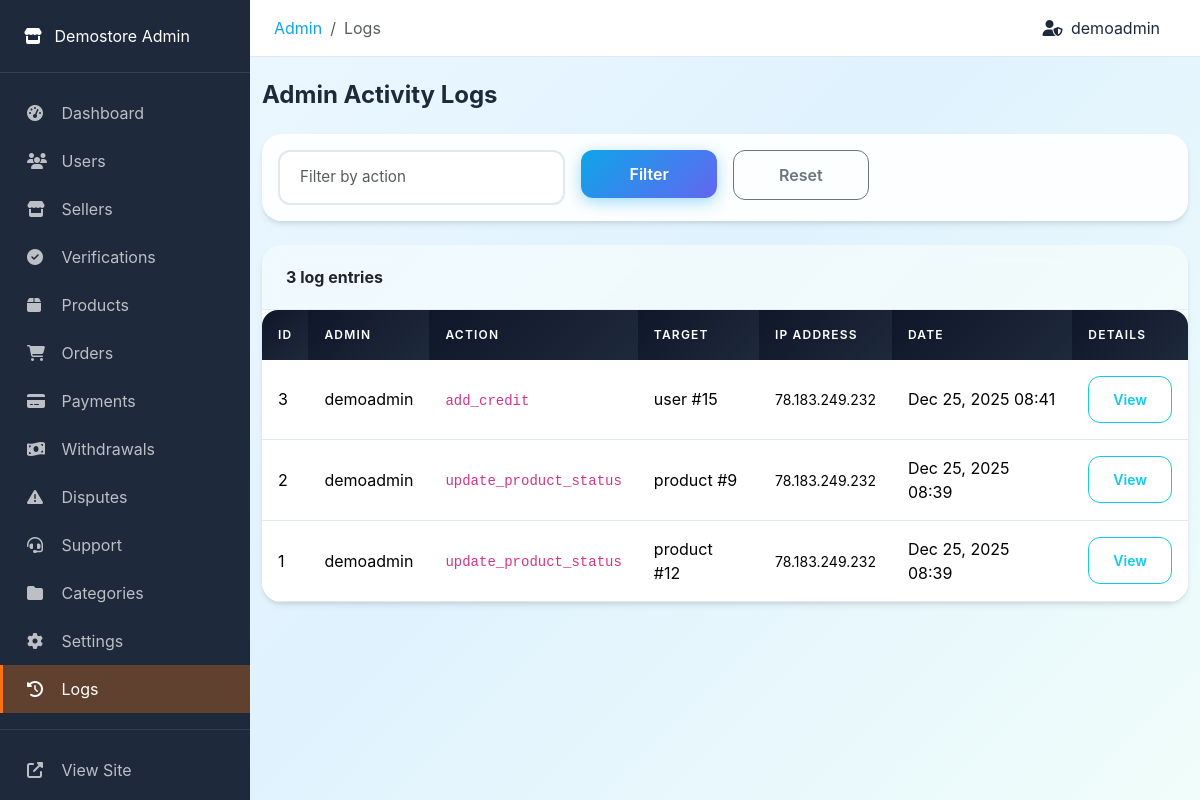
Screenshot of /admin/logs.php (signed in) with the database file from the repository.
### tables this page shows
CREATE TABLE `users` (
  `id` int(10) UNSIGNED NOT NULL,
  `username` varchar(50) NOT NULL,
  `email` varchar(100) NOT NULL,
  `password` varchar(255) NOT NULL,
  `role` enum('admin','seller','buyer') NOT NULL DEFAULT 'buyer',
  `status` enum('active','suspended','banned') NOT NULL DEFAULT 'active',
  `avatar` varchar(255) DEFAULT NULL,
  `created_at` timestamp NOT NULL DEFAULT current_timestamp(),
  `updated_at` timestamp NOT NULL DEFAULT current_timestamp() ON UPDATE current_timestamp(),
  `last_login` timestamp NULL DEFAULT NULL
);

CREATE TABLE `admin_logs` (
  `id` int(10) UNSIGNED NOT NULL,
  `admin_id` int(10) UNSIGNED NOT NULL,
  `action` varchar(100) NOT NULL,
  `target_type` varchar(50) DEFAULT NULL,
  `target_id` int(10) UNSIGNED DEFAULT NULL,
  `old_value` longtext DEFAULT NULL CHECK (json_valid(`old_value`)),
  `new_value` longtext DEFAULT NULL CHECK (json_valid(`new_value`)),
  `ip_address` varchar(45) DEFAULT NULL,
  `user_agent` varchar(255) DEFAULT NULL,
  `created_at` timestamp NOT NULL DEFAULT current_timestamp()
);

### includes/functions.php (called while the page is built, shortened)
<?php
function sanitize($input) {
    return htmlspecialchars(trim($input), ENT_QUOTES, 'UTF-8');
}
function clean($input) {
    return trim($input);
}
function isLoggedIn() {
    return isset($_SESSION['user_id']) && !empty($_SESSION['user_id']);
}
function getCurrentUserId() {
    return $_SESSION['user_id'] ?? null;
}
function getCurrentUser() {
    return db()->fetch("SELECT * FROM users WHERE id = ?", [getCurrentUserId()]);
}
function formatDateTime($date, $format = 'M d, Y H:i') {
    return date($format, strtotime($date));
}
function paginate($totalItems, $currentPage, $perPage = ITEMS_PER_PAGE) {
    $totalPages = ceil($totalItems / $perPage);
    $currentPage = max(1, min($currentPage, $totalPages));
    $offset = ($currentPage - 1) * $perPage;
    return [
        'total_items' => $totalItems,
        'total_pages' => $totalPages,
        'current_page' => $currentPage,
        'per_page' => $perPage,
        'offset' => $offset,
        'has_prev' => $currentPage > 1,
        'has_next' => $currentPage < $totalPages
    ];
}

### config/database.php (called while the page is built, shortened)
<?php
class Database {
    private static $instance = null;
    private $connection;
    private function __construct() {
        try {
            $dsn = "mysql:host=" . DB_HOST . ";dbname=" . DB_NAME . ";charset=" . DB_CHARSET;
            $options = [
                PDO::ATTR_ERRMODE => PDO::ERRMODE_EXCEPTION,
                PDO::ATTR_DEFAULT_FETCH_MODE => PDO::FETCH_ASSOC,
                PDO::ATTR_EMULATE_PREPARES => false,
                PDO::MYSQL_ATTR_INIT_COMMAND => "SET NAMES " . DB_CHARSET
            ];
            $this->connection = new PDO($dsn, DB_USER, DB_PASS, $options);
        } catch (PDOException $e) {
            error_log("Database Connection Error: " . $e->getMessage());
            die("Database connection failed. Please try again later.");
        }
    }
    public static function getInstance() {
        if (self::$instance === null) {
            self::$instance = new self();
        }
        return self::$instance;
    }
    public function query($sql, $params = []) {
        try {
            $stmt = $this->connection->prepare($sql);
            $stmt->execute($params);
            return $stmt;
        } catch (PDOException $e) {
            error_log("Query Error: " . $e->getMessage() . " | SQL: " . $sql);
            throw $e;
        }
    }
    public function fetch($sql, $params = []) {
        return $this->query($sql, $params)->fetch();
    }
    public function fetchAll($sql, $params = []) {
        return $this->query($sql, $params)->fetchAll();
    }
}
function db() {
    return Database::getInstance();
}

### admin/logs.php (the view, shortened to what this page needs)
<?php
$page = max(1, (int) ($_GET['page'] ?? 1));
$actionFilter = clean($_GET['action'] ?? '');
$where = "1=1";
$params = [];
$totalLogs = db()->fetch("SELECT COUNT(*) as count FROM admin_logs al WHERE {$where}", $params)['count'];
$pagination = paginate($totalLogs, $page, 50);
$logs = db()->fetchAll("
    SELECT al.*, u.username as admin_username
    FROM admin_logs al
    JOIN users u ON al.admin_id = u.id
    WHERE {$where}
    ORDER BY al.created_at DESC
    LIMIT {$pagination['per_page']} OFFSET {$pagination['offset']}
", $params);
require_once __DIR__ . '/header.php';
?>
<div class="container-fluid py-4">
    <h4 class="fw-bold mb-4">Admin Activity Logs</h4>
    <div class="card mb-4">
        <div class="card-body">
            <form method="GET" action="" class="row g-3">
                <div class="col-md-4">
                    <input type="text" class="form-control" name="action" placeholder="Filter by action"
                           value="<?= sanitize($actionFilter) ?>">
                </div>
                <div class="col-md-2">
                    <button type="submit" class="btn btn-primary w-100">Filter</button>
                </div>
                <div class="col-md-2">
                    <a href="<?= BASE_URL ?>/xadmincp11/logs.php" class="btn btn-outline-secondary w-100">Reset</a>
                </div>
            </form>
        </div>
    </div>
    <div class="card">
        <div class="card-header">
            <span><?= number_format($totalLogs) ?> log entries</span>
        </div>
        <div class="card-body p-0">
            <div class="table-responsive">
                <table class="table table-hover mb-0">
                    <thead>
                        <tr>
                            <th>ID</th>
                            <th>Admin</th>
                            <th>Action</th>
                            <th>Target</th>
                            <th>IP Address</th>
                            <th>Date</th>
                            <th>Details</th>
                        </tr>
                    </thead>
                    <tbody>
                        <?php foreach ($logs as $log): ?>
                            <tr>
                                <td><?= $log['id'] ?></td>
                                <td><?= sanitize($log['admin_username']) ?></td>
                                <td><code><?= sanitize($log['action']) ?></code></td>
                                <td>
                                    <?php if ($log['target_type']): ?>
                                        <?= sanitize($log['target_type']) ?> #<?= $log['target_id'] ?>
                                    <?php else: ?>
                                        -
                                    <?php endif; ?>
                                </td>
                                <td><small><?= sanitize($log['ip_address']) ?></small></td>
                                <td><?= formatDateTime($log['created_at']) ?></td>
                                <td>
                                    <?php if ($log['new_value']): ?>
                                        <button type="button" class="btn btn-sm btn-outline-info"
                                                data-bs-toggle="modal" data-bs-target="#logModal<?= $log['id'] ?>">
                                            View
                                        </button>
                                    <?php else: ?>
                                        -
                                    <?php endif; ?>
                                </td>
                            </tr>
                        <?php endforeach; ?>
                    </tbody>
                </table>
            </div>
        </div>
    </div>
</div>
<?php require_once __DIR__ . '/footer.php'; ?>

### admin/header.php (shortened to what this page needs)
<?php
$currentUser = getCurrentUser();
?>
<!DOCTYPE html>
<html lang="en">
<head>
    <link href="https://cdn.jsdelivr.net/npm/bootstrap@5.3.2/dist/css/bootstrap.min.css" rel="stylesheet">
    <link href="https://cdnjs.cloudflare.com/ajax/libs/font-awesome/6.4.2/css/all.min.css" rel="stylesheet">
    <link href="<?= ASSETS_URL ?>/css/style.css" rel="stylesheet">
</head>
<body>
    <div class="admin-wrapper">
        <aside class="admin-sidebar">
            <div class="brand">
                <a href="<?= BASE_URL ?>/admin/" class="text-white text-decoration-none">
                    <i class="fas fa-store me-2"></i>
                    <span><?= PLATFORM_NAME ?> Admin</span>
                </a>
            </div>
            <nav class="nav flex-column py-3">
                <a class="nav-link <?= basename($_SERVER['PHP_SELF']) === 'index.php' ? 'active' : '' ?>" href="<?= BASE_URL ?>/admin/">
                    <i class="fas fa-tachometer-alt"></i>
                    <span>Dashboard</span>
                </a>
                <a class="nav-link <?= basename($_SERVER['PHP_SELF']) === 'users.php' ? 'active' : '' ?>" href="<?= BASE_URL ?>/admin/users.php">
                    <i class="fas fa-users"></i>
                    <span>Users</span>
                </a>
                <a class="nav-link <?= basename($_SERVER['PHP_SELF']) === 'sellers.php' ? 'active' : '' ?>" href="<?= BASE_URL ?>/admin/sellers.php">
                    <i class="fas fa-store"></i>
                    <span>Sellers</span>
                </a>
                <a class="nav-link <?= basename($_SERVER['PHP_SELF']) === 'verifications.php' ? 'active' : '' ?>" href="<?= BASE_URL ?>/admin/verifications.php">
                    <i class="fas fa-check-circle"></i>
                    <span>Verifications</span>
                </a>
                <a class="nav-link <?= basename($_SERVER['PHP_SELF']) === 'products.php' ? 'active' : '' ?>" href="<?= BASE_URL ?>/admin/products.php">
                    <i class="fas fa-box"></i>
                    <span>Products</span>
                </a>
                <a class="nav-link <?= basename($_SERVER['PHP_SELF']) === 'orders.php' ? 'active' : '' ?>" href="<?= BASE_URL ?>/admin/orders.php">
                    <i class="fas fa-shopping-cart"></i>
                    <span>Orders</span>
                </a>
                <a class="nav-link <?= basename($_SERVER['PHP_SELF']) === 'payments.php' ? 'active' : '' ?>" href="<?= BASE_URL ?>/admin/payments.php">
                    <i class="fas fa-credit-card"></i>
                    <span>Payments</span>
                </a>
                <a class="nav-link <?= basename($_SERVER['PHP_SELF']) === 'withdrawals.php' ? 'active' : '' ?>" href="<?= BASE_URL ?>/admin/withdrawals.php">
                    <i class="fas fa-money-bill-wave"></i>
                    <span>Withdrawals</span>
                </a>
                <a class="nav-link <?= basename($_SERVER['PHP_SELF']) === 'disputes.php' ? 'active' : '' ?>" href="<?= BASE_URL ?>/admin/disputes.php">
                    <i class="fas fa-exclamation-triangle"></i>
                    <span>Disputes</span>
                </a>
                  <a class="nav-link <?= basename($_SERVER['PHP_SELF']) === 'support.php' ? 'active' : '' ?>" href="<?= BASE_URL ?>/admin/support.php">
                    <i class="fas fa-headset"></i>
                    <span>Support</span>
                </a>
                <a class="nav-link <?= basename($_SERVER['PHP_SELF']) === 'categories.php' ? 'active' : '' ?>" href="<?= BASE_URL ?>/admin/categories.php">
                    <i class="fas fa-folder"></i>
                    <span>Categories</span>
                </a>
                <a class="nav-link <?= basename($_SERVER['PHP_SELF']) === 'settings.php' ? 'active' : '' ?>" href="<?= BASE_URL ?>/admin/settings.php">
                    <i class="fas fa-cog"></i>
                    <span>Settings</span>
                </a>
                <a class="nav-link <?= basename($_SERVER['PHP_SELF']) === 'logs.php' ? 'active' : '' ?>" href="<?= BASE_URL ?>/admin/logs.php">
                    <i class="fas fa-history"></i>
                    <span>Logs</span>
                </a>
                <hr class="my-3 border-secondary">
                <a class="nav-link" href="<?= BASE_URL ?>">
                    <i class="fas fa-external-link-alt"></i>
                    <span>View Site</span>
                </a>
                <a class="nav-link text-danger" href="<?= BASE_URL ?>/auth/logout.php">
                </a>
            </nav>
        </aside>
        <main class="admin-content">
            <div class="admin-topbar d-flex justify-content-between align-items-center">
                <div>
                    <nav aria-label="breadcrumb">
                        <ol class="breadcrumb mb-0">
                            <li class="breadcrumb-item"><a href="<?= BASE_URL ?>/admin/">Admin</a></li>
                            <?php if (basename($_SERVER['PHP_SELF']) !== 'index.php'): ?>
                                <li class="breadcrumb-item active"><?= ucfirst(str_replace('.php', '', basename($_SERVER['PHP_SELF']))) ?></li>
                            <?php endif; ?>
                        </ol>
                    </nav>
                </div>
                <div class="d-flex align-items-center">
                    <span class="me-3">
                        <i class="fas fa-user-shield me-1"></i>
                        <?= sanitize($currentUser['username']) ?>
                    </span>
                </div>
            </div>

### rows the page displays
users: username "demoadmin"
admin_logs: id "3", admin.username "demoadmin", action "add_credit", target_type "user", target "15", ip_address "78.183.249.232", created_at "Dec 25, 2025 08:41"
admin_logs: id "2", admin.username "demoadmin", action "update_product_status", target_type "product", target "9", ip_address "78.183.249.232", created_at "Dec 25, 2025 08:39"
admin_logs: id "1", admin.username "demoadmin", action "update_product_status", target_type "product", target "12", ip_address "78.183.249.232", created_at "Dec 25, 2025 08:39"

### other values shown
PLATFORM_NAME "Demostore"
str_replace('.php', '', basename($_SERVER['PHP_SELF'])) "Logs"
$totalLogs "3"
